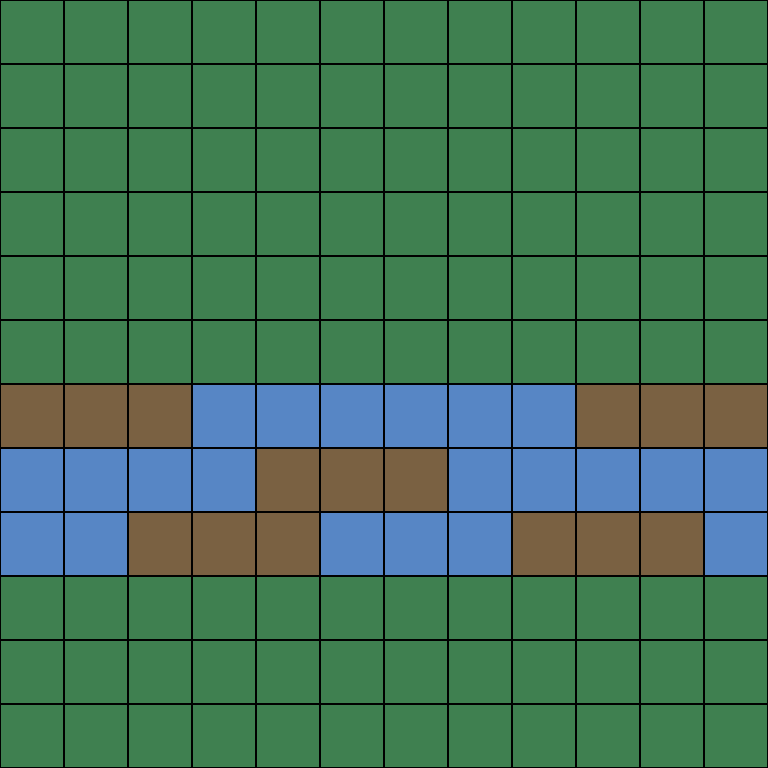

This is a level from a 2D game, rendered from its Tiled map with the project's own tilesets. A one-line summary and the complete map file follow:
An orthogonal 12x12 tile map with 64x64 px tiles, 1 tile layer (Warstwa Kafelków 1) and 2 objects (Button).

<map version="1.5" tiledversion="1.7.2" orientation="orthogonal" renderorder="right-down" width="12" height="12" tilewidth="64" tileheight="64" infinite="0" nextlayerid="3" nextobjectid="3">
 <tileset firstgid="1" name="tilemap_borders" tilewidth="64" tileheight="64" tilecount="9" columns="3">
  <image source="tilemap_borders.png" width="192" height="192" />
 </tileset>
 <layer id="1" name="Warstwa Kafelków 1" width="12" height="12">
  <data encoding="csv">
1,1,1,1,1,1,1,1,1,1,1,1,
1,1,1,1,1,1,1,1,1,1,1,1,
1,1,1,1,1,1,1,1,1,1,1,1,
1,1,1,1,1,1,1,1,1,1,1,1,
1,1,1,1,1,1,1,1,1,1,1,1,
1,1,1,1,1,1,1,1,1,1,1,1,
7,7,7,4,4,4,4,4,4,7,7,7,
4,4,4,4,7,7,7,4,4,4,4,4,
4,4,7,7,7,4,4,4,7,7,7,4,
1,1,1,1,1,1,1,1,1,1,1,1,
1,1,1,1,1,1,1,1,1,1,1,1,
1,1,1,1,1,1,1,1,1,1,1,1
</data>
 </layer>
 <objectgroup id="2" name="Warstwa Obiektu 1">
  <object id="1" x="-0.223561" y="127.44" width="768.944" height="192.386">
   <text fontfamily="Bernard MT Condensed" pixelsize="120" wrap="1" color="#00ff00" halign="center" valign="center">FORGGER</text>
  </object>
  <object id="2" name="start" type="Button" x="238.714" y="367.322" width="306.438" height="100.22">
   <properties>
    <property name="load" value="map_final" />
   </properties>
   <text fontfamily="Bernard MT Condensed" pixelsize="80" wrap="1" color="#00ff00" halign="center" valign="center">START</text>
  </object>
 </objectgroup>
</map>